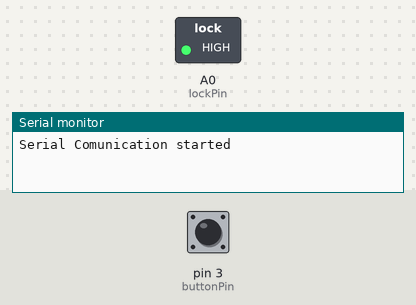
Simulated run of this sketch. Board: Arduino Uno, built with avr-gcc and run on an emulated ATmega328P. Parts: switched loads named in the sketch (green lamp = pin HIGH), the last lines printed to the serial monitor. Inputs (shaded band) come from the test bench; at power-on: pin 3 (buttonPin) HIGH.

Above: at 1.2 s.
1.3 s: pin 3 (buttonPin) pulled LOW for 0.15 s
At 1.38 s:
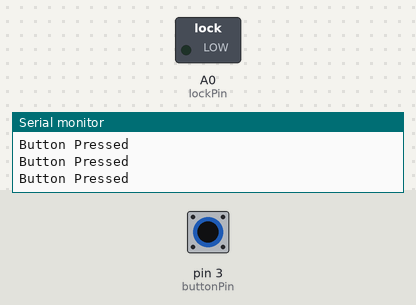
2.9 s: pin 3 (buttonPin) pulled LOW for 3.2 s
At 6.9 s:
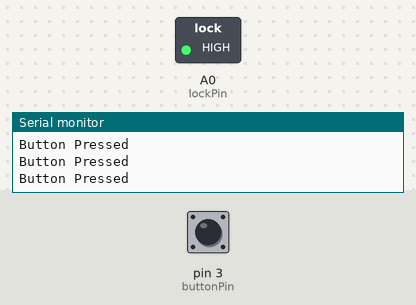
7.6 s: pin 3 (buttonPin) driven LOW
At 8.1 s:
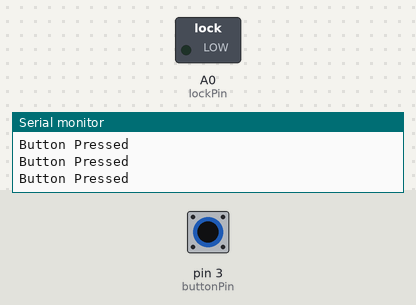
10.6 s: pin 3 (buttonPin) driven HIGH
At 11.6 s:
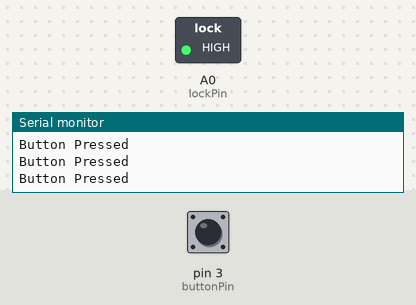
Timing chart, 0 to 13.1 s (numbered marks = the images above; inputs shaded):
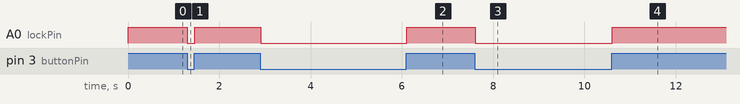

The sketch:

slave_opening-door.ino
```cpp
#include <Wire.h>

// DEFINES
#define DEBUG
#define SLAVE_ADDR 9

// CONSTANTS
// Pin driven low to release a lock
const byte lockPin = A0;
// Button pin to relase lock
const byte buttonPin = 3;
// Button State
byte buttonState = HIGH;
// State of lock to send in answer
byte lockState = 0;


void setup() {
  // put your setup code here, to run once:
  // Intitalise buttonPin
  pinMode(buttonPin, INPUT);

  // Set lockPin as output and secure Lock
  pinMode(lockPin, OUTPUT);
  digitalWrite(lockPin, HIGH);

  // initialise I2C Communication declaring it as Slave
  Wire.begin(SLAVE_ADDR);

  // Funciton to run wjen data requested by master
  Wire.onRequest(requestEvent);

  #ifdef DEBUG
    // Open communication
    Serial.begin(9600);
    Serial.println(F("Serial Comunication started"));
  #endif
}

void requestEvent() {
  Wire.write(lockState);
}

void loop() {
  // put your main code here, to run repeatedly:
  buttonState = digitalRead(buttonPin);
  if (buttonState == LOW) {
    digitalWrite(lockPin, LOW);
    lockState = 1;
    #ifdef DEBUG
      Serial.println(F("Button Pressed"));
    #endif
  }
  else if (buttonState == HIGH) {
    lockState = 0;
    digitalWrite(lockPin, HIGH);
  }
  delay(20);
}
```

Measured:
- after the input at 1.3 s, A0 (lockPin): HIGH → LOW at once, → HIGH 0.16 s later
- after the input at 2.9 s, A0 (lockPin): HIGH → LOW at once, → HIGH 3.2 s later
- after the input at 7.6 s, A0 (lockPin): HIGH → LOW at once
- after the input at 10.6 s, A0 (lockPin): LOW → HIGH at once
